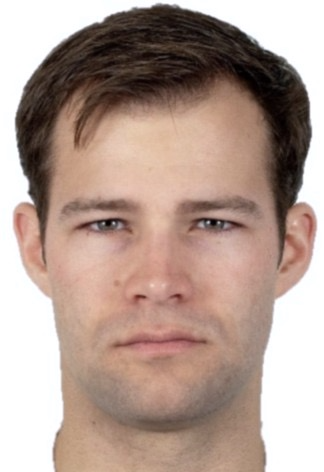
#> input picture data/01_Georgia_State_Video1/Video1_Mugshot3.png, 324 x 472 px
$ python -i VideoProcessor.py   (imports and definitions only)
#> lines starting #> are read from the running program, lines starting #| are printed output that depends on the picture
#> further down, picture is the input picture: shape (472, 324, 3); mean B, G, R 147, 157.1, 179.3
import os
import pandas as pd
import cv2 as cv
import numpy as np

from .VideoAnalysis import FrameAnalysisResult, normalize_box_xywh


class FrameProcessorCropper:
    # [13 lines left out: functions __init__, process_frame, not called in this run]

class FrameProcessorMonochrome:
    def __init__(self, name='monochrome'):
        self.name = name
        self.stage = 'pre'

    # [8 lines left out: function process_frame, not called in this run]

class FrameProcessorNormalizer:
    # [26 lines left out: functions __init__, process_frame, not called in this run]

class FrameProcessorRemover:
    # [20 lines left out: functions __init__, process_frame, not called in this run]


class FrameProcessorFaceMasker:
    # [110 lines left out: functions __init__, process_frame, _should_remove, _faces_for_frame, _faces_from_context, _faces_from_table and 2 more, not called in this run]


class FrameProcessorFaceRemover(FrameProcessorFaceMasker):
    """Backward-compatible name for :class:`FrameProcessorFaceMasker`."""

    def __init__(self, *args, name='face_remover', **kwargs):
        super().__init__(*args, name=name, **kwargs)

class FrameProcessorVideoWriter:
    # [40 lines left out: functions __init__, process_frame, release, not called in this run]

    def reset(self):
        self.release()

class FrameProcessorDisplayer:
    # [29 lines left out: functions __init__, plot_rectangle, process_frame, not called in this run]

    def release(self):
        cv.destroyWindow(self.window_name)

# Enhance the contrast of the image
class FrameProcessorHistogramEqualization:
    def __init__(self, name='histogram_equalization'):
        self.name = name
        self.stage = 'pre'

    def process_frame(self, frame):
        img_yuv = cv.cvtColor(frame, cv.COLOR_BGR2YUV)
#> img_yuv: shape (472, 324, 3); mean of channels 0, 1, 2 162.6, 120.4, 142.7
        img_yuv[:, :, 0] = cv.equalizeHist(img_yuv[:, :, 0])
#> img_yuv: shape (472, 324, 3); mean of channels 0, 1, 2 133.8, 120.4, 142.7
        img_output = cv.cvtColor(img_yuv, cv.COLOR_YUV2BGR)
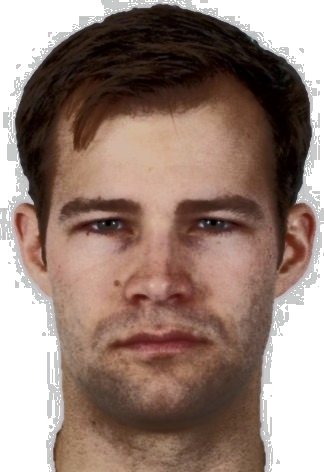
#> img_output: shape (472, 324, 3); mean B, G, R 118.5, 128.3, 150.6
        return img_output

# Reduce noise that might interfere with face detection
class FrameProcessorNoiseReduction:
    def __init__(self, name='noise_reduction'):
        self.name = name
        self.stage = 'pre'

    def process_frame(self, frame):
        return cv.fastNlMeansDenoisingColored(frame, None, 10, 10, 7, 21)

# Adjust the brightness of the image
class FrameProcessorGammaCorrection:
    # [6 lines left out: function __init__, not called in this run]

    def process_frame(self, frame):
        return cv.LUT(frame, self.table)

# Enhance the edges in the image, making faces more distinguishable
class FrameProcessorSharpening:
    def __init__(self, name='sharpening'):
        self.name = name
        self.stage = 'pre'

    def process_frame(self, frame):
        kernel = np.array([[0, -1, 0], [-1, 5, -1], [0, -1, 0]])
        return cv.filter2D(frame, -1, kernel)

>>> import cv2
>>> picture = cv2.imread('../../data/01_Georgia_State_Video1/Video1_Mugshot3.png')
>>> result = FrameProcessorHistogramEqualization().process_frame(picture)

$ run again, on data/01_Georgia_State_Video1/Video1_Mugshot6.png
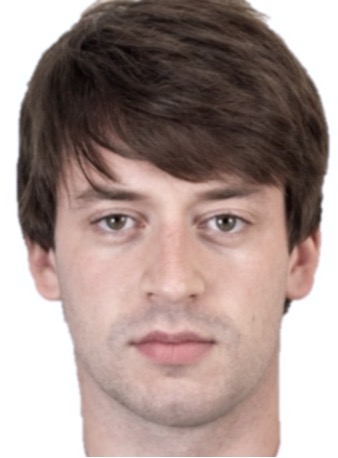
#> input picture data/01_Georgia_State_Video1/Video1_Mugshot6.png, 338 x 458 px
#> picture is the input picture: shape (458, 338, 3); mean B, G, R 143.5, 148.2, 167.6
#> in process_frame, `img_output = cv.cvtColor(img_yuv, cv.COLOR_YUV2BGR)`:
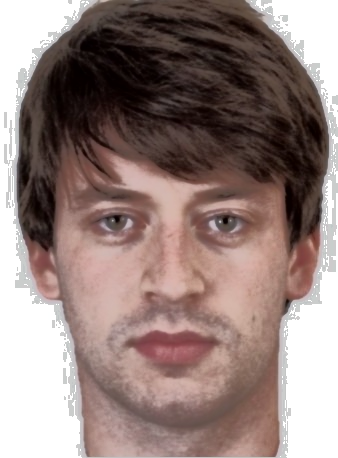
#> img_output: shape (458, 338, 3); mean B, G, R 123.6, 128, 147.4

$ run again, on data/01_Georgia_State_Video1/Video1_Mugshot7.png
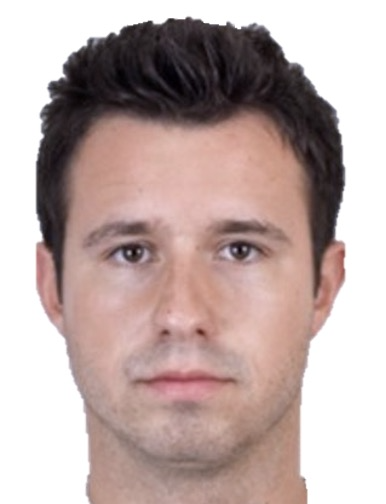
#> input picture data/01_Georgia_State_Video1/Video1_Mugshot7.png, 386 x 504 px
#> picture is the input picture: shape (504, 386, 3); mean B, G, R 167.3, 170.3, 189.2
#> in process_frame, `img_output = cv.cvtColor(img_yuv, cv.COLOR_YUV2BGR)`:
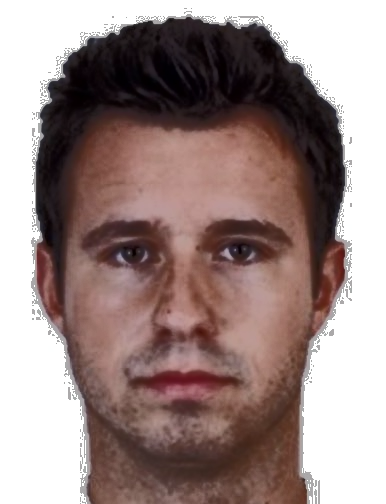
#> img_output: shape (504, 386, 3); mean B, G, R 134.1, 136.9, 155.9

$ run again, on data/01_Georgia_State_Video1/Video1_ProbeImage.png
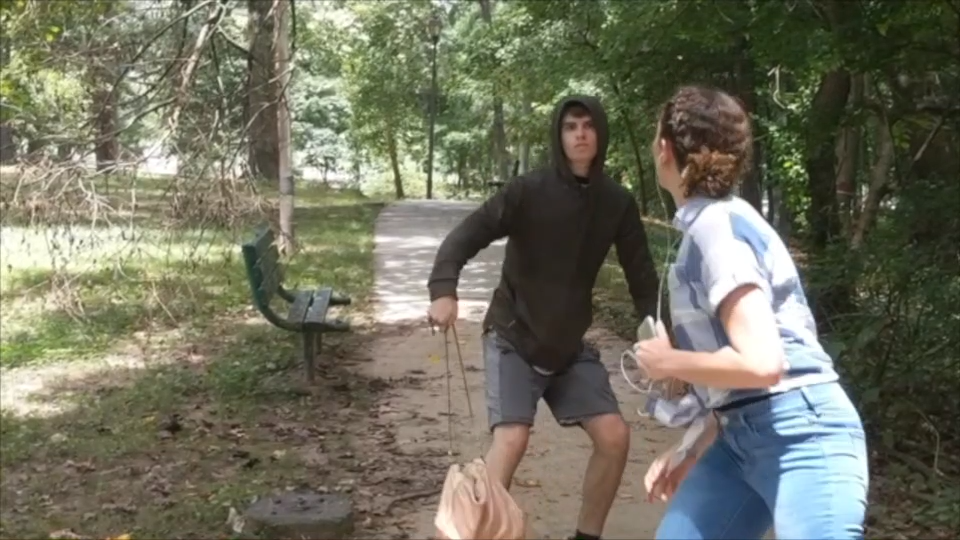
#> input picture data/01_Georgia_State_Video1/Video1_ProbeImage.png, 960 x 540 px
#> picture is the input picture: shape (540, 960, 3); mean B, G, R 94.8, 111.7, 112.1
#> in process_frame, `img_output = cv.cvtColor(img_yuv, cv.COLOR_YUV2BGR)`:
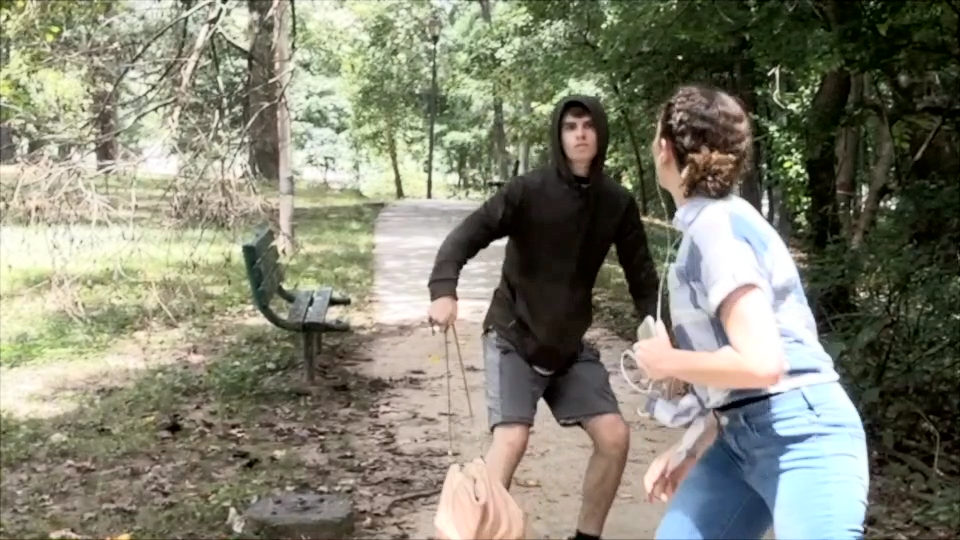
#> img_output: shape (540, 960, 3); mean B, G, R 113.3, 129.9, 130.4
